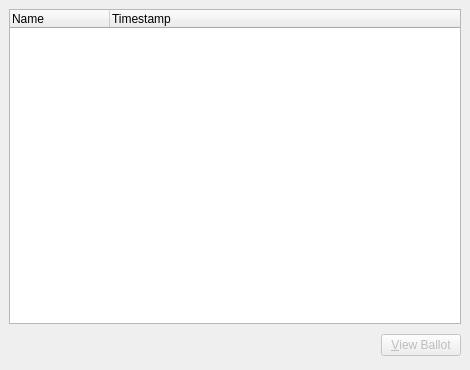
<ui version="4.0" >
 <author></author>
 <comment></comment>
 <exportmacro></exportmacro>
 <class>VotersWidget</class>
 <widget class="QWidget" name="VotersWidget" >
  <property name="geometry" >
   <rect>
    <x>0</x>
    <y>0</y>
    <width>470</width>
    <height>370</height>
   </rect>
  </property>
  <property name="windowTitle" >
   <string>Voters</string>
  </property>
  <layout class="QGridLayout" >
   <property name="margin" >
    <number>9</number>
   </property>
   <property name="spacing" >
    <number>6</number>
   </property>
   <item row="1" column="0" >
    <layout class="QHBoxLayout" >
     <property name="margin" >
      <number>0</number>
     </property>
     <property name="spacing" >
      <number>6</number>
     </property>
     <item>
      <spacer>
       <property name="orientation" >
        <enum>Qt::Horizontal</enum>
       </property>
       <property name="sizeHint" >
        <size>
         <width>151</width>
         <height>31</height>
        </size>
       </property>
      </spacer>
     </item>
     <item>
      <widget class="QPushButton" name="viewPushButton" >
       <property name="enabled" >
        <bool>false</bool>
       </property>
       <property name="text" >
        <string>&amp;View Ballot</string>
       </property>
      </widget>
     </item>
    </layout>
   </item>
   <item row="0" column="0" >
    <widget class="QTreeWidget" name="votersTreeWidget" >
     <property name="rootIsDecorated" >
      <bool>false</bool>
     </property>
     <column>
      <property name="text" >
       <string>Name</string>
      </property>
     </column>
     <column>
      <property name="text" >
       <string>Timestamp</string>
      </property>
     </column>
    </widget>
   </item>
  </layout>
 </widget>
 <pixmapfunction></pixmapfunction>
 <resources>
  <include location="../resource.qrc" />
 </resources>
 <connections/>
</ui>
